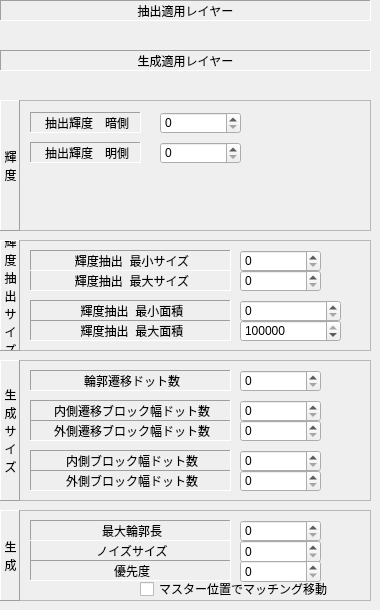
   <widget class="QWidget" name="page">
    <widget class="QFrame" name="frame_15">
     <property name="geometry">
      <rect>
       <x>0</x>
       <y>360</y>
       <width>371</width>
       <height>141</height>
      </rect>
     </property>
     <property name="frameShape">
      <enum>QFrame::StyledPanel</enum>
     </property>
     <property name="frameShadow">
      <enum>QFrame::Sunken</enum>
     </property>
     <widget class="QSpinBox" name="EditTransDot">
      <property name="geometry">
       <rect>
        <x>240</x>
        <y>10</y>
        <width>81</width>
        <height>22</height>
       </rect>
      </property>
      <property name="maximum">
       <number>1000000</number>
      </property>
     </widget>
     <widget class="QLabel" name="label_59">
      <property name="geometry">
       <rect>
        <x>30</x>
        <y>10</y>
        <width>201</width>
        <height>21</height>
       </rect>
      </property>
      <property name="frameShape">
       <enum>QFrame::Panel</enum>
      </property>
      <property name="frameShadow">
       <enum>QFrame::Sunken</enum>
      </property>
      <property name="text">
       <string>輪郭遷移ドット数</string>
      </property>
      <property name="alignment">
       <set>Qt::AlignCenter|Qt::AlignHCenter|Qt::AlignLeading|Qt::AlignLeft|Qt::AlignVCenter</set>
      </property>
     </widget>
     <widget class="QLabel" name="label_63">
      <property name="geometry">
       <rect>
        <x>0</x>
        <y>0</y>
        <width>20</width>
        <height>141</height>
       </rect>
      </property>
      <property name="frameShape">
       <enum>QFrame::Panel</enum>
      </property>
      <property name="frameShadow">
       <enum>QFrame::Raised</enum>
      </property>
      <property name="text">
       <string>生
成
サ
イ
ズ</string>
      </property>
      <property name="alignment">
       <set>Qt::AlignCenter|Qt::AlignHCenter|Qt::AlignLeading|Qt::AlignLeft|Qt::AlignVCenter</set>
      </property>
      <property name="indent">
       <number>1</number>
      </property>
     </widget>
     <widget class="QLabel" name="label_60">
      <property name="geometry">
       <rect>
        <x>30</x>
        <y>90</y>
        <width>201</width>
        <height>21</height>
       </rect>
      </property>
      <property name="frameShape">
       <enum>QFrame::Panel</enum>
      </property>
      <property name="frameShadow">
       <enum>QFrame::Sunken</enum>
      </property>
      <property name="text">
       <string>内側ブロック幅ドット数</string>
      </property>
      <property name="alignment">
       <set>Qt::AlignCenter|Qt::AlignHCenter|Qt::AlignLeading|Qt::AlignLeft|Qt::AlignVCenter</set>
      </property>
     </widget>
     <widget class="QSpinBox" name="EditInsideWidth">
      <property name="geometry">
       <rect>
        <x>240</x>
        <y>90</y>
        <width>81</width>
        <height>22</height>
       </rect>
      </property>
      <property name="maximum">
       <number>1000000</number>
      </property>
     </widget>
     <widget class="QLabel" name="label_61">
      <property name="geometry">
       <rect>
        <x>30</x>
        <y>110</y>
        <width>201</width>
        <height>21</height>
       </rect>
      </property>
      <property name="frameShape">
       <enum>QFrame::Panel</enum>
      </property>
      <property name="frameShadow">
       <enum>QFrame::Sunken</enum>
      </property>
      <property name="text">
       <string>外側ブロック幅ドット数</string>
      </property>
      <property name="alignment">
       <set>Qt::AlignCenter|Qt::AlignHCenter|Qt::AlignLeading|Qt::AlignLeft|Qt::AlignVCenter</set>
      </property>
     </widget>
     <widget class="QSpinBox" name="EditOutsideWidth">
      <property name="geometry">
       <rect>
        <x>240</x>
        <y>110</y>
        <width>81</width>
        <height>22</height>
       </rect>
      </property>
      <property name="maximum">
       <number>1000000</number>
      </property>
     </widget>
     <widget class="QLabel" name="label_84">
      <property name="geometry">
       <rect>
        <x>30</x>
        <y>40</y>
        <width>201</width>
        <height>21</height>
       </rect>
      </property>
      <property name="frameShape">
       <enum>QFrame::Panel</enum>
      </property>
      <property name="frameShadow">
       <enum>QFrame::Sunken</enum>
      </property>
      <property name="text">
       <string>内側遷移ブロック幅ドット数</string>
      </property>
      <property name="alignment">
       <set>Qt::AlignCenter|Qt::AlignHCenter|Qt::AlignLeading|Qt::AlignLeft|Qt::AlignVCenter</set>
      </property>
     </widget>
     <widget class="QSpinBox" name="EditOutsideTrWidth">
      <property name="geometry">
       <rect>
        <x>240</x>
        <y>60</y>
        <width>81</width>
        <height>22</height>
       </rect>
      </property>
      <property name="maximum">
       <number>1000000</number>
      </property>
     </widget>
     <widget class="QSpinBox" name="EditInsideTrWidth">
      <property name="geometry">
       <rect>
        <x>240</x>
        <y>40</y>
        <width>81</width>
        <height>22</height>
       </rect>
      </property>
      <property name="maximum">
       <number>1000000</number>
      </property>
     </widget>
     <widget class="QLabel" name="label_85">
      <property name="geometry">
       <rect>
        <x>30</x>
        <y>60</y>
        <width>201</width>
        <height>21</height>
       </rect>
      </property>
      <property name="frameShape">
       <enum>QFrame::Panel</enum>
      </property>
      <property name="frameShadow">
       <enum>QFrame::Sunken</enum>
      </property>
      <property name="text">
       <string>外側遷移ブロック幅ドット数</string>
      </property>
      <property name="alignment">
       <set>Qt::AlignCenter|Qt::AlignHCenter|Qt::AlignLeading|Qt::AlignLeft|Qt::AlignVCenter</set>
      </property>
     </widget>
    </widget>
    <widget class="QFrame" name="frame_19">
     <property name="geometry">
      <rect>
       <x>0</x>
       <y>510</y>
       <width>371</width>
       <height>91</height>
      </rect>
     </property>
     <property name="frameShape">
      <enum>QFrame::StyledPanel</enum>
     </property>
     <property name="frameShadow">
      <enum>QFrame::Sunken</enum>
     </property>
     <widget class="QLabel" name="label_70">
      <property name="geometry">
       <rect>
        <x>30</x>
        <y>30</y>
        <width>201</width>
        <height>21</height>
       </rect>
      </property>
      <property name="frameShape">
       <enum>QFrame::Panel</enum>
      </property>
      <property name="frameShadow">
       <enum>QFrame::Sunken</enum>
      </property>
      <property name="text">
       <string>ノイズサイズ</string>
      </property>
      <property name="alignment">
       <set>Qt::AlignCenter|Qt::AlignHCenter|Qt::AlignLeading|Qt::AlignLeft|Qt::AlignVCenter</set>
      </property>
     </widget>
     <widget class="QSpinBox" name="EditNoiseDot">
      <property name="geometry">
       <rect>
        <x>240</x>
        <y>30</y>
        <width>81</width>
        <height>23</height>
       </rect>
      </property>
      <property name="font">
       <font>
        <pointsize>9</pointsize>
       </font>
      </property>
     </widget>
     <widget class="QLabel" name="label_72">
      <property name="geometry">
       <rect>
        <x>0</x>
        <y>0</y>
        <width>20</width>
        <height>91</height>
       </rect>
      </property>
      <property name="frameShape">
       <enum>QFrame::Panel</enum>
      </property>
      <property name="frameShadow">
       <enum>QFrame::Raised</enum>
      </property>
      <property name="text">
       <string>生
成</string>
      </property>
      <property name="alignment">
       <set>Qt::AlignCenter|Qt::AlignHCenter|Qt::AlignLeading|Qt::AlignLeft|Qt::AlignVCenter</set>
      </property>
      <property name="indent">
       <number>1</number>
      </property>
     </widget>
     <widget class="QSpinBox" name="EditChoppedLength">
      <property name="geometry">
       <rect>
        <x>240</x>
        <y>10</y>
        <width>81</width>
        <height>22</height>
       </rect>
      </property>
      <property name="maximum">
       <number>99999</number>
      </property>
     </widget>
     <widget class="QLabel" name="label_62">
      <property name="geometry">
       <rect>
        <x>30</x>
        <y>10</y>
        <width>201</width>
        <height>21</height>
       </rect>
      </property>
      <property name="frameShape">
       <enum>QFrame::Panel</enum>
      </property>
      <property name="frameShadow">
       <enum>QFrame::Sunken</enum>
      </property>
      <property name="text">
       <string>最大輪郭長</string>
      </property>
      <property name="alignment">
       <set>Qt::AlignCenter|Qt::AlignHCenter|Qt::AlignLeading|Qt::AlignLeft|Qt::AlignVCenter</set>
      </property>
     </widget>
     <widget class="QCheckBox" name="checkBoxMatchSlideOnMaster">
      <property name="geometry">
       <rect>
        <x>140</x>
        <y>70</y>
        <width>201</width>
        <height>18</height>
       </rect>
      </property>
      <property name="text">
       <string>マスター位置でマッチング移動</string>
      </property>
     </widget>
     <widget class="QLabel" name="label_108">
      <property name="geometry">
       <rect>
        <x>30</x>
        <y>50</y>
        <width>201</width>
        <height>21</height>
       </rect>
      </property>
      <property name="frameShape">
       <enum>QFrame::Panel</enum>
      </property>
      <property name="frameShadow">
       <enum>QFrame::Sunken</enum>
      </property>
      <property name="text">
       <string>優先度</string>
      </property>
      <property name="alignment">
       <set>Qt::AlignCenter|Qt::AlignHCenter|Qt::AlignLeading|Qt::AlignLeft|Qt::AlignVCenter</set>
      </property>
     </widget>
     <widget class="QSpinBox" name="EditPriority">
      <property name="geometry">
       <rect>
        <x>240</x>
        <y>50</y>
        <width>81</width>
        <height>23</height>
       </rect>
      </property>
      <property name="font">
       <font>
        <pointsize>9</pointsize>
       </font>
      </property>
     </widget>
    </widget>
    <widget class="QFrame" name="frame_18">
     <property name="geometry">
      <rect>
       <x>0</x>
       <y>100</y>
       <width>371</width>
       <height>131</height>
      </rect>
     </property>
     <property name="frameShape">
      <enum>QFrame::StyledPanel</enum>
     </property>
     <property name="frameShadow">
      <enum>QFrame::Sunken</enum>
     </property>
     <widget class="QLabel" name="label_68">
      <property name="geometry">
       <rect>
        <x>0</x>
        <y>0</y>
        <width>20</width>
        <height>131</height>
       </rect>
      </property>
      <property name="frameShape">
       <enum>QFrame::Panel</enum>
      </property>
      <property name="frameShadow">
       <enum>QFrame::Raised</enum>
      </property>
      <property name="text">
       <string>輝
度</string>
      </property>
      <property name="alignment">
       <set>Qt::AlignCenter|Qt::AlignHCenter|Qt::AlignLeading|Qt::AlignLeft|Qt::AlignVCenter</set>
      </property>
      <property name="indent">
       <number>1</number>
      </property>
     </widget>
     <widget class="QStackedWidget" name="stackedWidgetPickup">
      <property name="geometry">
       <rect>
        <x>20</x>
        <y>2</y>
        <width>341</width>
        <height>126</height>
       </rect>
      </property>
      <property name="currentIndex">
       <number>1</number>
      </property>
      <widget class="QWidget" name="PageColor">
       <widget class="QFrame" name="frameGenerate">
        <property name="geometry">
         <rect>
          <x>100</x>
          <y>0</y>
          <width>211</width>
          <height>121</height>
         </rect>
        </property>
        <property name="frameShape">
         <enum>QFrame::NoFrame</enum>
        </property>
        <property name="frameShadow">
         <enum>QFrame::Raised</enum>
        </property>
       </widget>
       <widget class="QPushButton" name="pushButtonGColor">
        <property name="geometry">
         <rect>
          <x>10</x>
          <y>80</y>
          <width>81</width>
          <height>40</height>
         </rect>
        </property>
        <property name="text">
         <string>Color</string>
        </property>
        <property name="icon">
         <iconset resource="PropertyOutline.qrc">
          <normaloff>:/Qtres/Color.png</normaloff>:/Qtres/Color.png</iconset>
        </property>
       </widget>
      </widget>
      <widget class="QWidget" name="PageMono">
       <widget class="QSpinBox" name="EditPickupL">
        <property name="geometry">
         <rect>
          <x>140</x>
          <y>10</y>
          <width>81</width>
          <height>22</height>
         </rect>
        </property>
        <property name="maximum">
         <number>1000000</number>
        </property>
       </widget>
       <widget class="QLabel" name="label_64">
        <property name="geometry">
         <rect>
          <x>10</x>
          <y>10</y>
          <width>111</width>
          <height>21</height>
         </rect>
        </property>
        <property name="frameShape">
         <enum>QFrame::Panel</enum>
        </property>
        <property name="frameShadow">
         <enum>QFrame::Sunken</enum>
        </property>
        <property name="text">
         <string>抽出輝度　暗側</string>
        </property>
        <property name="alignment">
         <set>Qt::AlignCenter|Qt::AlignHCenter|Qt::AlignLeading|Qt::AlignLeft|Qt::AlignVCenter</set>
        </property>
       </widget>
       <widget class="QSpinBox" name="EditPickupH">
        <property name="geometry">
         <rect>
          <x>140</x>
          <y>40</y>
          <width>81</width>
          <height>22</height>
         </rect>
        </property>
        <property name="maximum">
         <number>1000000</number>
        </property>
       </widget>
       <widget class="QLabel" name="label_65">
        <property name="geometry">
         <rect>
          <x>10</x>
          <y>40</y>
          <width>111</width>
          <height>21</height>
         </rect>
        </property>
        <property name="frameShape">
         <enum>QFrame::Panel</enum>
        </property>
        <property name="frameShadow">
         <enum>QFrame::Sunken</enum>
        </property>
        <property name="text">
         <string>抽出輝度　明側</string>
        </property>
        <property name="alignment">
         <set>Qt::AlignCenter|Qt::AlignHCenter|Qt::AlignLeading|Qt::AlignLeft|Qt::AlignVCenter</set>
        </property>
       </widget>
      </widget>
     </widget>
    </widget>
    <widget class="QFrame" name="frame_16">
     <property name="geometry">
      <rect>
       <x>0</x>
       <y>240</y>
       <width>371</width>
       <height>111</height>
      </rect>
     </property>
     <property name="frameShape">
      <enum>QFrame::StyledPanel</enum>
     </property>
     <property name="frameShadow">
      <enum>QFrame::Sunken</enum>
     </property>
     <widget class="QSpinBox" name="EditMinAreaSize">
      <property name="geometry">
       <rect>
        <x>240</x>
        <y>10</y>
        <width>81</width>
        <height>22</height>
       </rect>
      </property>
      <property name="maximum">
       <number>1000000</number>
      </property>
     </widget>
     <widget class="QLabel" name="label_58">
      <property name="geometry">
       <rect>
        <x>30</x>
        <y>30</y>
        <width>201</width>
        <height>21</height>
       </rect>
      </property>
      <property name="frameShape">
       <enum>QFrame::Panel</enum>
      </property>
      <property name="frameShadow">
       <enum>QFrame::Sunken</enum>
      </property>
      <property name="text">
       <string>輝度抽出  最大サイズ</string>
      </property>
      <property name="alignment">
       <set>Qt::AlignCenter|Qt::AlignHCenter|Qt::AlignLeading|Qt::AlignLeft|Qt::AlignVCenter</set>
      </property>
     </widget>
     <widget class="QSpinBox" name="EditMaxAreaSize">
      <property name="geometry">
       <rect>
        <x>240</x>
        <y>30</y>
        <width>81</width>
        <height>22</height>
       </rect>
      </property>
      <property name="maximum">
       <number>1000000</number>
      </property>
     </widget>
     <widget class="QLabel" name="label_75">
      <property name="geometry">
       <rect>
        <x>30</x>
        <y>10</y>
        <width>201</width>
        <height>21</height>
       </rect>
      </property>
      <property name="frameShape">
       <enum>QFrame::Panel</enum>
      </property>
      <property name="frameShadow">
       <enum>QFrame::Sunken</enum>
      </property>
      <property name="text">
       <string>輝度抽出  最小サイズ</string>
      </property>
      <property name="alignment">
       <set>Qt::AlignCenter|Qt::AlignHCenter|Qt::AlignLeading|Qt::AlignLeft|Qt::AlignVCenter</set>
      </property>
     </widget>
     <widget class="QSpinBox" name="EditMinAreaDot">
      <property name="geometry">
       <rect>
        <x>240</x>
        <y>60</y>
        <width>101</width>
        <height>22</height>
       </rect>
      </property>
      <property name="maximum">
       <number>2000000000</number>
      </property>
     </widget>
     <widget class="QLabel" name="label_76">
      <property name="geometry">
       <rect>
        <x>30</x>
        <y>60</y>
        <width>201</width>
        <height>21</height>
       </rect>
      </property>
      <property name="frameShape">
       <enum>QFrame::Panel</enum>
      </property>
      <property name="frameShadow">
       <enum>QFrame::Sunken</enum>
      </property>
      <property name="text">
       <string>輝度抽出  最小面積</string>
      </property>
      <property name="alignment">
       <set>Qt::AlignCenter|Qt::AlignHCenter|Qt::AlignLeading|Qt::AlignLeft|Qt::AlignVCenter</set>
      </property>
     </widget>
     <widget class="QSpinBox" name="EditMaxAreaDot">
      <property name="geometry">
       <rect>
        <x>240</x>
        <y>80</y>
        <width>101</width>
        <height>22</height>
       </rect>
      </property>
      <property name="maximum">
       <number>2000000000</number>
      </property>
      <property name="value">
       <number>2000000000</number>
      </property>
     </widget>
     <widget class="QLabel" name="label_77">
      <property name="geometry">
       <rect>
        <x>30</x>
        <y>80</y>
        <width>201</width>
        <height>21</height>
       </rect>
      </property>
      <property name="frameShape">
       <enum>QFrame::Panel</enum>
      </property>
      <property name="frameShadow">
       <enum>QFrame::Sunken</enum>
      </property>
      <property name="text">
       <string>輝度抽出  最大面積</string>
      </property>
      <property name="alignment">
       <set>Qt::AlignCenter|Qt::AlignHCenter|Qt::AlignLeading|Qt::AlignLeft|Qt::AlignVCenter</set>
      </property>
     </widget>
     <widget class="QLabel" name="label_80">
      <property name="geometry">
       <rect>
        <x>0</x>
        <y>0</y>
        <width>20</width>
        <height>111</height>
       </rect>
      </property>
      <property name="frameShape">
       <enum>QFrame::Panel</enum>
      </property>
      <property name="frameShadow">
       <enum>QFrame::Raised</enum>
      </property>
      <property name="text">
       <string>輝
度
抽
出
サ
イ
ズ</string>
      </property>
      <property name="alignment">
       <set>Qt::AlignCenter|Qt::AlignHCenter|Qt::AlignLeading|Qt::AlignLeft|Qt::AlignVCenter</set>
      </property>
      <property name="indent">
       <number>1</number>
      </property>
     </widget>
    </widget>
    <widget class="QFrame" name="framePickLayer">
     <property name="geometry">
      <rect>
       <x>0</x>
       <y>20</y>
       <width>371</width>
       <height>28</height>
      </rect>
     </property>
     <property name="frameShape">
      <enum>QFrame::NoFrame</enum>
     </property>
     <property name="frameShadow">
      <enum>QFrame::Plain</enum>
     </property>
    </widget>
    <widget class="QLabel" name="label_8">
     <property name="geometry">
      <rect>
       <x>0</x>
       <y>0</y>
       <width>371</width>
       <height>21</height>
      </rect>
     </property>
     <property name="frameShape">
      <enum>QFrame::Panel</enum>
     </property>
     <property name="frameShadow">
      <enum>QFrame::Sunken</enum>
     </property>
     <property name="text">
      <string>抽出適用レイヤー</string>
     </property>
     <property name="textFormat">
      <enum>Qt::AutoText</enum>
     </property>
     <property name="alignment">
      <set>Qt::AlignCenter</set>
     </property>
    </widget>
    <widget class="QLabel" name="label_9">
     <property name="geometry">
      <rect>
       <x>0</x>
       <y>50</y>
       <width>371</width>
       <height>21</height>
      </rect>
     </property>
     <property name="frameShape">
      <enum>QFrame::Panel</enum>
     </property>
     <property name="frameShadow">
      <enum>QFrame::Sunken</enum>
     </property>
     <property name="text">
      <string>生成適用レイヤー</string>
     </property>
     <property name="textFormat">
      <enum>Qt::AutoText</enum>
     </property>
     <property name="alignment">
      <set>Qt::AlignCenter</set>
     </property>
    </widget>
    <widget class="QFrame" name="frameGenLayer">
     <property name="geometry">
      <rect>
       <x>0</x>
       <y>70</y>
       <width>371</width>
       <height>28</height>
      </rect>
     </property>
     <property name="frameShape">
      <enum>QFrame::NoFrame</enum>
     </property>
     <property name="frameShadow">
      <enum>QFrame::Plain</enum>
     </property>
    </widget>
   </widget>
